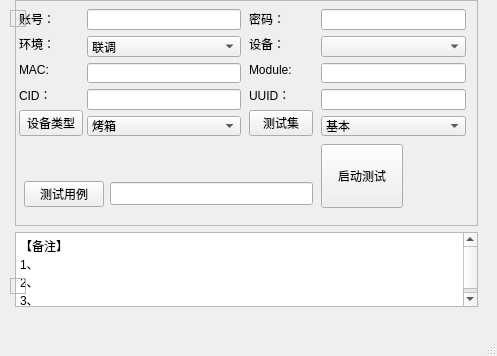
<?xml version="1.0" encoding="UTF-8"?>
<ui version="4.0">
 <class>MainWindow</class>
 <widget class="QMainWindow" name="MainWindow">
  <property name="geometry">
   <rect>
    <x>0</x>
    <y>0</y>
    <width>497</width>
    <height>356</height>
   </rect>
  </property>
  <property name="sizePolicy">
   <sizepolicy hsizetype="Preferred" vsizetype="Preferred">
    <horstretch>0</horstretch>
    <verstretch>1</verstretch>
   </sizepolicy>
  </property>
  <property name="windowTitle">
   <string>MainWindow</string>
  </property>
  <widget class="QWidget" name="centralwidget">
   <widget class="QWidget" name="formLayoutWidget">
    <property name="geometry">
     <rect>
      <x>9</x>
      <y>0</y>
      <width>469</width>
      <height>307</height>
     </rect>
    </property>
    <layout class="QFormLayout" name="formLayout_5">
     <item row="0" column="0">
      <widget class="QFrame" name="frame_3">
       <property name="sizePolicy">
        <sizepolicy hsizetype="Preferred" vsizetype="Preferred">
         <horstretch>0</horstretch>
         <verstretch>3</verstretch>
        </sizepolicy>
       </property>
       <property name="frameShape">
        <enum>QFrame::StyledPanel</enum>
       </property>
       <property name="frameShadow">
        <enum>QFrame::Raised</enum>
       </property>
      </widget>
     </item>
     <item row="1" column="0">
      <widget class="QFrame" name="frame_4">
       <property name="sizePolicy">
        <sizepolicy hsizetype="Preferred" vsizetype="Preferred">
         <horstretch>0</horstretch>
         <verstretch>1</verstretch>
        </sizepolicy>
       </property>
       <property name="frameShape">
        <enum>QFrame::StyledPanel</enum>
       </property>
       <property name="frameShadow">
        <enum>QFrame::Raised</enum>
       </property>
      </widget>
     </item>
     <item row="1" column="1">
      <widget class="QTextBrowser" name="textBrowser">
       <property name="html">
        <string>&lt;!DOCTYPE HTML PUBLIC &quot;-//W3C//DTD HTML 4.0//EN&quot; &quot;http://www.w3.org/TR/REC-html40/strict.dtd&quot;&gt;
&lt;html&gt;&lt;head&gt;&lt;meta name=&quot;qrichtext&quot; content=&quot;1&quot; /&gt;&lt;style type=&quot;text/css&quot;&gt;
p, li { white-space: pre-wrap; }
&lt;/style&gt;&lt;/head&gt;&lt;body style=&quot; font-family:'SimSun'; font-size:9pt; font-weight:400; font-style:normal;&quot;&gt;
&lt;p style=&quot; margin-top:0px; margin-bottom:0px; margin-left:0px; margin-right:0px; -qt-block-indent:0; text-indent:0px;&quot;&gt;【备注】&lt;/p&gt;
&lt;p style=&quot; margin-top:0px; margin-bottom:0px; margin-left:0px; margin-right:0px; -qt-block-indent:0; text-indent:0px;&quot;&gt;1、&lt;/p&gt;
&lt;p style=&quot; margin-top:0px; margin-bottom:0px; margin-left:0px; margin-right:0px; -qt-block-indent:0; text-indent:0px;&quot;&gt;2、&lt;/p&gt;
&lt;p style=&quot; margin-top:0px; margin-bottom:0px; margin-left:0px; margin-right:0px; -qt-block-indent:0; text-indent:0px;&quot;&gt;3、&lt;/p&gt;&lt;/body&gt;&lt;/html&gt;</string>
       </property>
      </widget>
     </item>
     <item row="0" column="1">
      <widget class="QFrame" name="frame_7">
       <property name="frameShape">
        <enum>QFrame::StyledPanel</enum>
       </property>
       <property name="frameShadow">
        <enum>QFrame::Raised</enum>
       </property>
       <widget class="QWidget" name="layoutWidget">
        <property name="geometry">
         <rect>
          <x>4</x>
          <y>9</y>
          <width>64</width>
          <height>127</height>
         </rect>
        </property>
        <layout class="QVBoxLayout" name="verticalLayout">
         <item>
          <widget class="QLabel" name="label">
           <property name="text">
            <string>账号：</string>
           </property>
          </widget>
         </item>
         <item>
          <widget class="QLabel" name="label_3">
           <property name="text">
            <string>环境：</string>
           </property>
          </widget>
         </item>
         <item>
          <widget class="QLabel" name="label_11">
           <property name="text">
            <string>MAC:</string>
           </property>
          </widget>
         </item>
         <item>
          <widget class="QLabel" name="label_5">
           <property name="text">
            <string>CID：</string>
           </property>
          </widget>
         </item>
         <item>
          <widget class="QPushButton" name="pushButton_3">
           <property name="sizePolicy">
            <sizepolicy hsizetype="Expanding" vsizetype="Preferred">
             <horstretch>0</horstretch>
             <verstretch>0</verstretch>
            </sizepolicy>
           </property>
           <property name="text">
            <string>设备类型</string>
           </property>
          </widget>
         </item>
        </layout>
       </widget>
       <widget class="QWidget" name="layoutWidget">
        <property name="geometry">
         <rect>
          <x>72</x>
          <y>9</y>
          <width>154</width>
          <height>127</height>
         </rect>
        </property>
        <layout class="QVBoxLayout" name="verticalLayout_2">
         <item>
          <widget class="QLineEdit" name="lineEdit">
           <property name="sizePolicy">
            <sizepolicy hsizetype="Expanding" vsizetype="Fixed">
             <horstretch>0</horstretch>
             <verstretch>0</verstretch>
            </sizepolicy>
           </property>
          </widget>
         </item>
         <item>
          <widget class="QComboBox" name="comboBox">
           <property name="sizePolicy">
            <sizepolicy hsizetype="Preferred" vsizetype="Preferred">
             <horstretch>0</horstretch>
             <verstretch>0</verstretch>
            </sizepolicy>
           </property>
           <item>
            <property name="text">
             <string>联调</string>
            </property>
           </item>
          </widget>
         </item>
         <item>
          <widget class="QLineEdit" name="lineEdit_5">
           <property name="sizePolicy">
            <sizepolicy hsizetype="Expanding" vsizetype="Fixed">
             <horstretch>0</horstretch>
             <verstretch>0</verstretch>
            </sizepolicy>
           </property>
          </widget>
         </item>
         <item>
          <widget class="QLineEdit" name="lineEdit_6">
           <property name="sizePolicy">
            <sizepolicy hsizetype="Expanding" vsizetype="Fixed">
             <horstretch>0</horstretch>
             <verstretch>0</verstretch>
            </sizepolicy>
           </property>
          </widget>
         </item>
         <item>
          <widget class="QComboBox" name="comboBox_2">
           <property name="enabled">
            <bool>true</bool>
           </property>
           <property name="sizePolicy">
            <sizepolicy hsizetype="Preferred" vsizetype="Preferred">
             <horstretch>0</horstretch>
             <verstretch>0</verstretch>
            </sizepolicy>
           </property>
           <item>
            <property name="text">
             <string>烤箱</string>
            </property>
           </item>
           <item>
            <property name="text">
             <string>炸锅</string>
            </property>
           </item>
           <item>
            <property name="text">
             <string>其他</string>
            </property>
           </item>
          </widget>
         </item>
        </layout>
       </widget>
       <widget class="QPushButton" name="pushButton_2">
        <property name="geometry">
         <rect>
          <x>306</x>
          <y>144</y>
          <width>82</width>
          <height>64</height>
         </rect>
        </property>
        <property name="text">
         <string>启动测试</string>
        </property>
       </widget>
       <widget class="QWidget" name="layoutWidget">
        <property name="geometry">
         <rect>
          <x>9</x>
          <y>180</y>
          <width>289</width>
          <height>28</height>
         </rect>
        </property>
        <layout class="QHBoxLayout" name="horizontalLayout">
         <item>
          <widget class="QPushButton" name="pushButton">
           <property name="sizePolicy">
            <sizepolicy hsizetype="Minimum" vsizetype="Fixed">
             <horstretch>0</horstretch>
             <verstretch>0</verstretch>
            </sizepolicy>
           </property>
           <property name="text">
            <string>测试用例</string>
           </property>
          </widget>
         </item>
         <item>
          <widget class="QLineEdit" name="lineEdit_15">
           <property name="sizePolicy">
            <sizepolicy hsizetype="Expanding" vsizetype="Fixed">
             <horstretch>0</horstretch>
             <verstretch>0</verstretch>
            </sizepolicy>
           </property>
           <property name="minimumSize">
            <size>
             <width>0</width>
             <height>23</height>
            </size>
           </property>
          </widget>
         </item>
        </layout>
       </widget>
       <widget class="QWidget" name="layoutWidget">
        <property name="geometry">
         <rect>
          <x>234</x>
          <y>9</y>
          <width>64</width>
          <height>127</height>
         </rect>
        </property>
        <layout class="QVBoxLayout" name="verticalLayout_3">
         <item>
          <widget class="QLabel" name="label_2">
           <property name="text">
            <string>密码：</string>
           </property>
          </widget>
         </item>
         <item>
          <widget class="QLabel" name="label_4">
           <property name="text">
            <string>设备：</string>
           </property>
          </widget>
         </item>
         <item>
          <widget class="QLabel" name="label_12">
           <property name="text">
            <string>Module:</string>
           </property>
          </widget>
         </item>
         <item>
          <widget class="QLabel" name="label_6">
           <property name="text">
            <string>UUID：</string>
           </property>
          </widget>
         </item>
         <item>
          <widget class="QPushButton" name="pushButton_4">
           <property name="text">
            <string>测试集</string>
           </property>
          </widget>
         </item>
        </layout>
       </widget>
       <widget class="QWidget" name="layoutWidget">
        <property name="geometry">
         <rect>
          <x>306</x>
          <y>9</y>
          <width>145</width>
          <height>127</height>
         </rect>
        </property>
        <layout class="QVBoxLayout" name="verticalLayout_4">
         <item>
          <widget class="QLineEdit" name="lineEdit_2"/>
         </item>
         <item>
          <widget class="QComboBox" name="comboBox_3">
           <property name="sizePolicy">
            <sizepolicy hsizetype="Preferred" vsizetype="Preferred">
             <horstretch>0</horstretch>
             <verstretch>0</verstretch>
            </sizepolicy>
           </property>
          </widget>
         </item>
         <item>
          <widget class="QLineEdit" name="lineEdit_3"/>
         </item>
         <item>
          <widget class="QLineEdit" name="lineEdit_4"/>
         </item>
         <item>
          <widget class="QComboBox" name="comboBox_4">
           <property name="sizePolicy">
            <sizepolicy hsizetype="Preferred" vsizetype="Preferred">
             <horstretch>0</horstretch>
             <verstretch>0</verstretch>
            </sizepolicy>
           </property>
           <item>
            <property name="text">
             <string>基本</string>
            </property>
           </item>
           <item>
            <property name="text">
             <string>MQTT</string>
            </property>
           </item>
           <item>
            <property name="text">
             <string>升级</string>
            </property>
           </item>
           <item>
            <property name="text">
             <string>ALL</string>
            </property>
           </item>
           <item>
            <property name="text">
             <string>其他</string>
            </property>
           </item>
          </widget>
         </item>
        </layout>
       </widget>
      </widget>
     </item>
    </layout>
   </widget>
   <widget class="QFrame" name="frame">
    <property name="geometry">
     <rect>
      <x>10</x>
      <y>10</y>
      <width>16</width>
      <height>17</height>
     </rect>
    </property>
    <property name="sizePolicy">
     <sizepolicy hsizetype="Preferred" vsizetype="Preferred">
      <horstretch>0</horstretch>
      <verstretch>3</verstretch>
     </sizepolicy>
    </property>
    <property name="frameShape">
     <enum>QFrame::StyledPanel</enum>
    </property>
    <property name="frameShadow">
     <enum>QFrame::Raised</enum>
    </property>
   </widget>
   <widget class="QFrame" name="frame_2">
    <property name="geometry">
     <rect>
      <x>10</x>
      <y>278</y>
      <width>16</width>
      <height>16</height>
     </rect>
    </property>
    <property name="frameShape">
     <enum>QFrame::StyledPanel</enum>
    </property>
    <property name="frameShadow">
     <enum>QFrame::Raised</enum>
    </property>
   </widget>
  </widget>
  <widget class="QMenuBar" name="menubar">
   <property name="geometry">
    <rect>
     <x>0</x>
     <y>0</y>
     <width>497</width>
     <height>22</height>
    </rect>
   </property>
  </widget>
  <widget class="QStatusBar" name="statusbar"/>
 </widget>
 <tabstops>
  <tabstop>lineEdit</tabstop>
  <tabstop>lineEdit_2</tabstop>
  <tabstop>comboBox</tabstop>
  <tabstop>comboBox_3</tabstop>
  <tabstop>pushButton_3</tabstop>
  <tabstop>comboBox_2</tabstop>
  <tabstop>pushButton_4</tabstop>
  <tabstop>comboBox_4</tabstop>
  <tabstop>pushButton</tabstop>
  <tabstop>lineEdit_15</tabstop>
  <tabstop>pushButton_2</tabstop>
  <tabstop>textBrowser</tabstop>
 </tabstops>
 <resources/>
 <connections/>
</ui>
